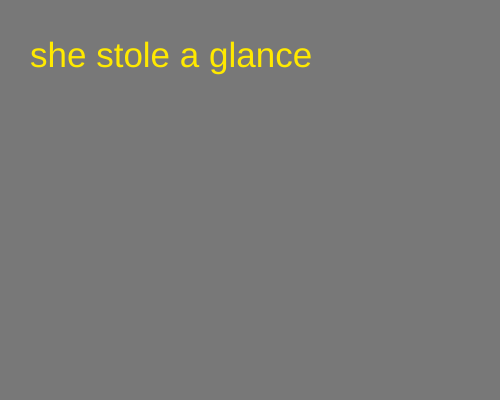
Frame 1 (no input)
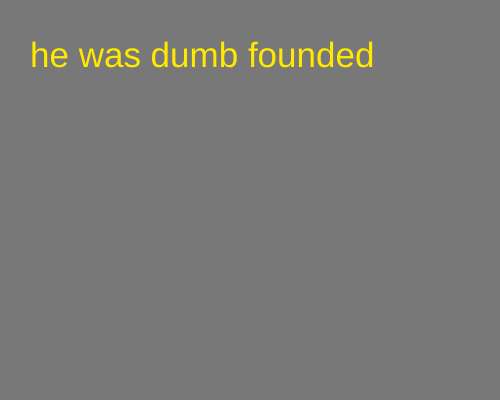
Frame 60 (no input)
Frame 120 (the mouse pressed at the canvas centre since frame 60): identical to frame 60, image omitted

The p5.js sketch that drew these frames (run headless with seeded random() and noise() and a simulated clock; from frame 60 on, the mouse is pressed at the canvas centre):

// p5.js sketch
// ── sketch.js
//W5.1 polylinear poem self gen
// https://editor.p5js.org/benjamin.bergery/sketches/8Y8kASs_4

/*** global variables ***/
let poem = [];
let indy1, indy2, indy;
let x = 30;
let y = 340;
let frameNum;
let icounto;
let writeOrNot;
let time_elapsed;

/*** setup function ***/
function setup() {
  background(120);
  createCanvas(500, 400);
  fillPoem();
//  frameRate(0.3); // VERY slow rate
  frameNum = 0;
  icounto = 0;
}

/*** draw function ***/
function draw() {
   background(120); //no overlaps
  frameNum++;
  // textSize(12);
  // text(icounto, 350, 370,20,20);
  // how to put number in text();

  textSize(35);
  textAlign(LEFT);
  textWrap(WORD);
  fill(255, 233, 0);

  indy1 = RandomLineNum();
  indy2 = RandomLineNum();
  indy3 = RandomLineNum();

  let secondes = round(millis()/1000);
  showB('seconds = ',secondes);
  text(poem[indy1], x, 40, width - x, y);
  
  if (millis()/1000 - secondes > 1) {
    text(poem[indy2], x, 150, width - x, y);
    showB ('loop1',1)
    secondes = round(millis()/1000);
    
//     if (millis()/1000 - secondes > 1){
//   if (millis()/1000 - secondes > 1) {
//  text(poem[indy3], x, 260, width - x, y);}
//       }
}
 

}

/*** global functions ***/

function RandomLineNum(indexy) {
  indexy = round(random(0, poem.length - 1));
  //showB(indexy);
  return indexy;
}

// function pauseWriting() {
//   icounto = frameNum;
//   if (frameNum < icounto+60) {
//     writeOrNot = !writeOrNot;
//   }
// }

function showB(a,b) {
console.log(a,b);
}

function fillPoem() {
  poem = [
    "when he heard",
    "when she saw",
    "and they walked",
    "the world was rounded",
    "the rustle of her gown",
    "something moved inside",
    "he was dumb founded",
    "then flew like a bird",
    "without a word",
    "around the world",
    "all the seeds sown",
    "the moonlight bright",
    "the path unwound",
    "she heard the sound",
    "the night was warm",
    "her fugitive smile",
    "the wine spilled",
    "his words garbled",
    "lying in the grass",
    "into the forest",
    "he looked askance",
    "they danced slowly",
    "her hands reached in",
    "his hand sought hers",
    "as the omen clouded",
    "laughing softly together",
    "the moon was milky",
    "the dark ripples",
    "the muddy shoe",
    "and whom is who",
    "it was time",
    "she stole a glance",
    "yes he knew",
    "no she knew",
    "she always knew",
    "and he too",
    "wet clothes by the river",
    "skins shining in water",
    "they swam under the moon",
    "they felt the current pull",
    "the dark ripples tugging",
    "diving into darkness",
    "splash in quiet forest",
    "they floated below the moon",
    // 44 lines
  ];
}

// function pauseLineWriting() {
//   millis()
// Returns Number: the number of milliseconds since starting the sketch
// }
